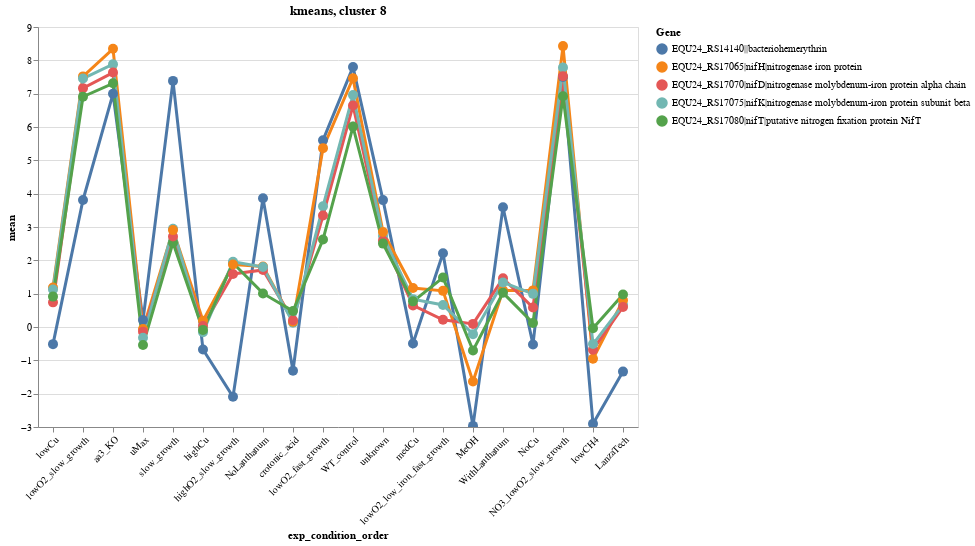

Write notebook code for a chart like this one.
### Code cell
check_cluster_expression(
    df_all_merged_kmeans_data, 
    conditions,
    8,
    "kmeans, cluster 8", 
    just_data= False)
